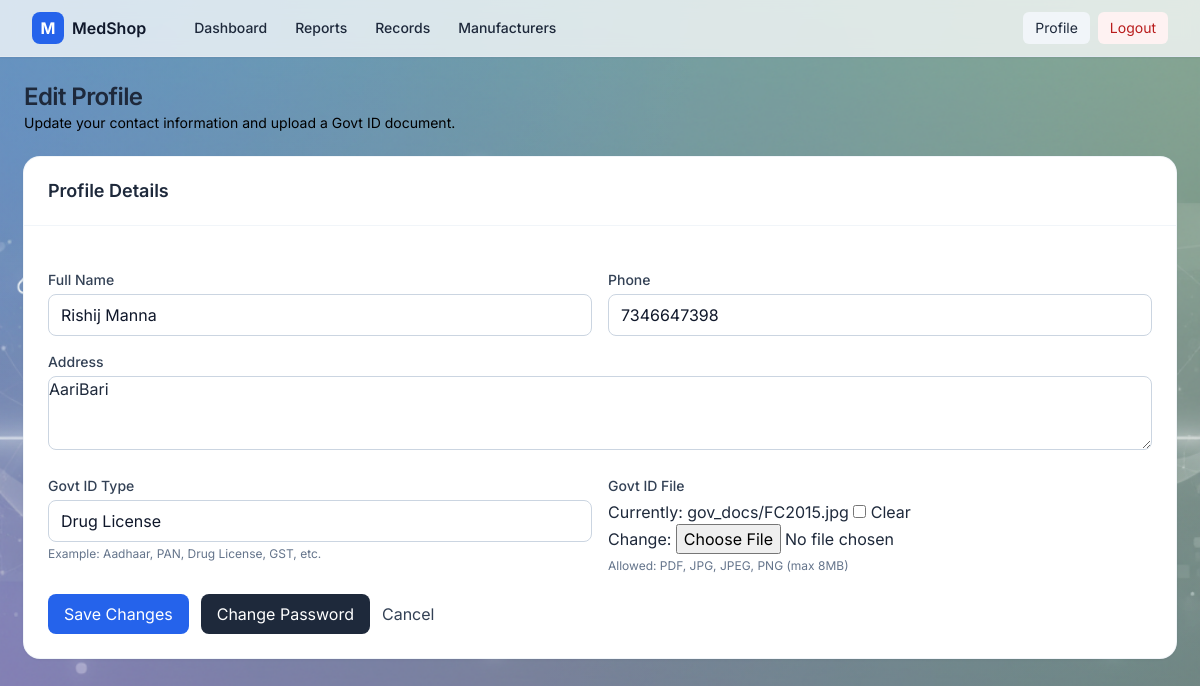
Screenshot of /accounts/profile/edit/ (signed in) with the database file from the repository.
### accounts/models.py (models this page shows, shortened)
class Profile(models.Model):
    user = models.OneToOneField(User, on_delete=models.CASCADE, related_name="profile")
    full_name = models.CharField(max_length=150, blank=True)
    phone = models.CharField(max_length=20, blank=True)
    address = models.TextField(blank=True)
    medical_license = models.CharField(max_length=100, blank=True)
    gov_id_type = models.CharField(max_length=100, blank=True)
    gov_id_file = models.FileField(upload_to='gov_docs/', blank=True, null=True)
    drug_license_file = models.FileField(
        upload_to=drug_license_upload_path,
        blank=True, null=True,
        verbose_name="Drug Selling Licence"
    )

### accounts/views.py (the view)
# urls.py: path("profile/edit/", views.profile_edit, name="profile_edit"),
@login_required
def profile_edit(request):
    profile, _ = Profile.objects.get_or_create(
        user=request.user,
        defaults={
            "full_name": request.user.get_full_name() or request.user.email or request.user.username,
            "phone": "",
            "address": "",
            "medical_license": "",
        },
    )
    if request.method == 'POST':
        form = ProfileForm(request.POST, request.FILES, instance=profile)
        if form.is_valid():
            form.save()
            messages.success(request, "Profile updated.")
            return redirect('accounts:profile')
    else:
        form = ProfileForm(instance=profile)
    return render(request, 'accounts/profile_edit.html', {'form': form})

### accounts/forms.py (shortened to what this page needs)
class ProfileForm(forms.ModelForm):
    drug_license_file = forms.FileField(
        required=False,
        label="Drug Selling Licence",
        widget=forms.ClearableFileInput(attrs={'accept': '.pdf,.jpg,.jpeg,.png'})
    )
    class Meta:
        model = Profile
        fields = [
            'full_name',
            'phone',
            'address',
            'gov_id_type',
            'gov_id_file',
            'drug_license_file',   # added here
        ]
        widgets = {
            'full_name': forms.TextInput(attrs={'class': 'form-control'}),
            'phone': forms.TextInput(attrs={'class': 'form-control'}),
            'address': forms.Textarea(attrs={'class': 'form-control', 'rows': 3}),
            'gov_id_type': forms.TextInput(attrs={'class': 'form-control', 'placeholder': 'e.g. Aadhaar, PAN'}),
        }

### accounts/templatetags/form_extras.py (called while the page is built)
@register.filter(name='add_class')
def add_class(field, css):
    if isinstance(field, BoundField):
        attrs = field.field.widget.attrs.copy()
        prev = attrs.get('class', '')
        attrs['class'] = (prev + ' ' + (css or '')).strip()
        return field.as_widget(attrs=attrs)
    return mark_safe(field)

### accounts/templates/accounts/profile_edit.html (shortened to what this page needs)
{% extends 'base.html' %}
{% load form_extras %}
{% block content %}
<div class="mb-6">
  <h1 class="text-2xl font-semibold tracking-tight">Edit Profile</h1>
  <p class="text-slate-500 text-sm" style="color: black;">Update your contact information and upload a Govt ID document.</p>
</div>
<section class="bg-white shadow rounded-2xl ring-1 ring-slate-100">
  <div class="px-6 py-5 border-b border-slate-100">
    <h2 class="text-lg font-semibold">Profile Details</h2>
  </div>
  <form method="post" enctype="multipart/form-data" class="p-6 space-y-5">
    <div class="grid grid-cols-1 md:grid-cols-2 gap-4">
      <div>
        <label class="block text-sm font-medium text-slate-700 mb-1">Full Name</label>
        {{ form.full_name|add_class:'w-full rounded-lg border border-slate-300 bg-white focus:border-brand-500 focus:ring-brand-500' }}
      </div>
      <div>
        <label class="block text-sm font-medium text-slate-700 mb-1">Phone</label>
        {{ form.phone|add_class:'w-full rounded-lg border border-slate-300 bg-white focus:border-brand-500 focus:ring-brand-500' }}
      </div>
      <div class="md:col-span-2">
        <label class="block text-sm font-medium text-slate-700 mb-1">Address</label>
        {{ form.address|add_class:'w-full rounded-lg border border-slate-300 bg-white focus:border-brand-500 focus:ring-brand-500' }}
      </div>
    </div>
    <div class="grid grid-cols-1 md:grid-cols-2 gap-4">
      <div>
        <label class="block text-sm font-medium text-slate-700 mb-1">Govt ID Type</label>
        {{ form.gov_id_type|add_class:'w-full rounded-lg border border-slate-300 bg-white focus:border-brand-500 focus:ring-brand-500' }}
        <p class="text-xs text-slate-500 mt-1">Example: Aadhaar, PAN, Drug License, GST, etc.</p>
      </div>
      <div>
        <label class="block text-sm font-medium text-slate-700 mb-1">Govt ID File</label>
        {{ form.gov_id_file }}
        <p class="text-xs text-slate-500 mt-1">Allowed: PDF, JPG, JPEG, PNG (max 8MB)</p>
      </div>
    </div>
    <div class="flex items-center gap-3">
      <button class="inline-flex items-center rounded-lg bg-brand-600 px-4 py-2 text-white hover:bg-brand-700">
        Save Changes
      </button>
      <button type="button"
              id="openChangePwd"
              class="inline-flex items-center rounded-lg bg-slate-800 px-4 py-2 text-white hover:bg-slate-900">
        Change Password
      </button>
      <a href="{% url 'accounts:profile' %}" class="text-slate-700 hover:underline">Cancel</a>
    </div>
  </form>
</section>
{% endblock %}

### static/css/aPp.css (style rules this page uses)
html, body { height: 100%; }
input[type="text"], input[type="email"], input[type="password"], input[type="number"], input[type="search"], input[type="date"], select, textarea { border: 1px solid #cbd5e1; background: #ffffff; border-radius: 0.5rem; padding: 0.5rem 0.75rem; width: 100%; min-height: 2.5rem; outline: none; color: #0f172a; }
:root { --bg-base-color: #f8fafc; --bg-overlay-light: radial-gradient( 1000px 800px at 10% 0%, rgba(59,130,246,0.10) 0%, rgba(59,130,246,0.06) 30%, transparent 60% ), radial-gradient( 900px 600px at 90% 100%, rgba(16,185,129,0.12) 0%, rgba(16,185,129,0.06) 35%, transparent 65% ); --bg-image-url: url("../img/abstract-bg.png"); }
.app-bg { background-image: var(--bg-overlay-light), var(--bg-image-url); background-repeat: no-repeat, no-repeat; background-size: cover, cover; background-position: center, center; background-attachment: fixed, fixed; min-height: 100vh; transition: background 0.5s ease-in-out; }

### templates/base.html (style rules this page uses)
body { font-family: Inter, ui-sans-serif, system-ui, -apple-system, Segoe UI, Roboto, Ubuntu, Cantarell, Noto Sans, Arial; }

### rows the page displays
Profile: full_name "Rishij Manna", phone "7346647398", address "AariBari", gov_id_type "Drug License"
